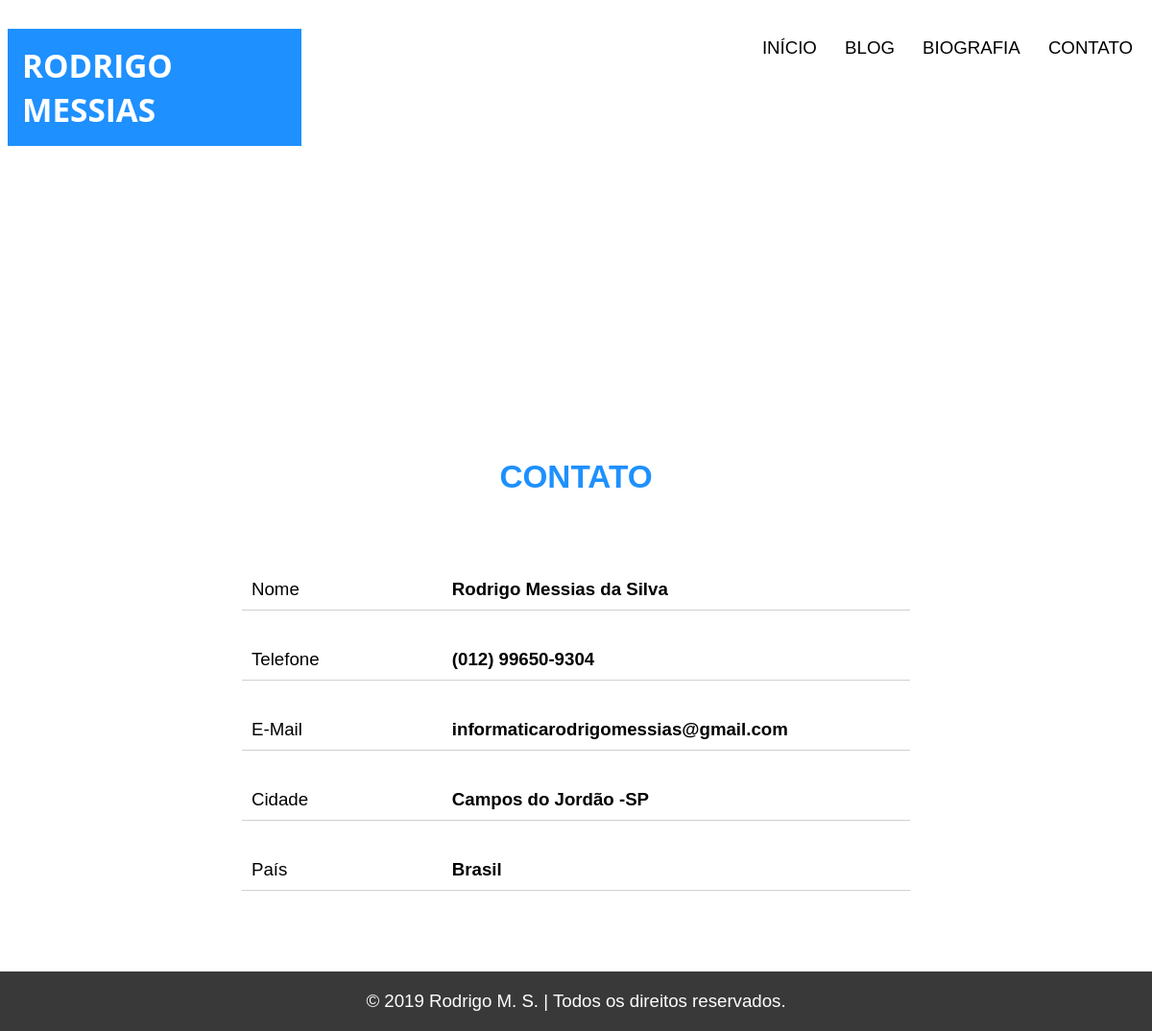
The app's page /contato with its own data.
### blog/models.py (models this page shows, shortened)
class Contato(models.Model):
    name = models.CharField(max_length=50)
    telephone = models.CharField(max_length=20)
    email = models.CharField(max_length=50)
    city = models.CharField(max_length=25)
    country = models.CharField(max_length=20)

### blog/views.py (the view)
# urls.py: path('contato', views.portifolio_contato, name='contato'),
def portifolio_contato(request):
    contato = Contato.objects.filter(id = "1")
    return render(request, 'blog/contato.html',{'contatos': contato})

### blog/templates/blog/contato.html (shortened to what this page needs)
{% load static %}
<!DOCTYPE html>
<html>
<head>
	<link type="text/css" rel="stylesheet" href="{% static 'css/style.css' %}">
	<link type="text/css" rel="stylesheet" href="{% static 'css/fade.css' %}">
	<link type="text/css" rel="stylesheet" href="{% static 'css/input.css' %}">
	<link type="text/css" rel="stylesheet" href="{% static 'css/rotateZoom.css' %}">
</head>
<body>
	<header >
		<hgroup>
			<h1 class="background_blue">RODRIGO MESSIAS</h1>
		</hgroup>
		<nav>
			<ul>
				<li><a href="javascript: changePage('../');">INÍCIO</a></li>
				<li><a href="javascript: changePage('blog');">BLOG</a></li>
				<li><a href="javascript: changePage('biografia');">BIOGRAFIA</a></li>
				<li><a href="javascript: changePage('contato');">CONTATO</a></li>
			</ul>
		</nav>
	</header>
	<br class="clear"/>
	<section>
		<h1 class="font_blue">CONTATO</h1>
		<div class="container0">
			{% for contato in contatos %}
				<div class="content0">
					<span>Nome</span>
				</div>
				<div class="content1">
					<span class="font_bolder">{{contato.name}}</span>
				</div>
				<div class="content0">
					<span>Telefone</span>
				</div>
				<div class="content1">
					<span class="font_bolder">{{contato.telephone}}</span>
				</div>
				<div class="content0">
					<span>E-Mail</span>
				</div>
				<div class="content1">
					<span class="font_bolder">{{contato.email}}</span>
				</div>
				<div class="content0">
					<span>Cidade</span>
				</div>
				<div class="content1">
					<span class="font_bolder">{{contato.city}}</span>
				</div>
				<div class="content0">
					<span>País</span>
				</div>
				<div class="content1">
					<span class="font_bolder">{{contato.country}}</span>
				</div>
			{% endfor %}
		</div>
		<br><br>
	</section>
	<footer class="background_black text_center">
		© 2019 Rodrigo M. S. | Todos os direitos reservados.
	</footer>
</body>
</html>

### blog/static/css/style.css (style rules this page uses)
body { font-family: sans-serif; font-size: 14pt; margin-bottom: 0px; -webkit-animation: fadeIn 0.8s ease-in-out; -moz-animation: fadeIn 0.8s ease-in-out; -o-animation: fadeIn 0.8s ease-in-out; animation: fadeIn 0.8s ease-in-out; opacity: 1; }
header { width: 100%; height: 400px; background-size: 1000px auto; background-position: 100px -200px; background-repeat: no-repeat; }
hgroup { float: left; width: 306px; }
hgroup h1 { font-size: 25pt; padding: 15px; font-family: Open Sans,Trebuchet MS,sans-serif; }
nav { float: right; }
ul { text-transform: uppercase; padding-inline-start: 0px; list-style: none; top: -20px; left: 500px; }
li { display: inline-block; padding: 10px; margin: 2px; }
nav a { color: #000000; text-decoration: none; }
section { padding: 20px; margin-left: -8px; margin-right: -8px; }
section h1 { text-align: center; font-size: 25pt; }
a { color: #1E90FF; text-decoration: none; }
section div { position: relative; padding: 20px; width: 40%; }
.background_black { background-color: #393939; color: white; }
.background_blue { background-color: #1E90FF; color: white; }
.font_blue { color: #1E90FF; }
.font_bolder { font-weight: bolder; }
.text_center { text-align: center; }
.container0 { display: table; clear: both; margin: 0 auto; width: 45%; transition: 0.2s; }
.content0 { float: left; width: calc(30% - 20px); padding: 10px; border-bottom: 1px solid #d0d0d0; padding-top: 40px; padding-top: 40px; }
.content1 { float: left; width: calc(70% - 20px); padding: 10px; border-bottom: 1px solid #d0d0d0; padding-top: 40px; padding-top: 40px; }
footer { padding: 20px; margin-left: -8px; margin-right: -8px; }
@media only screen and (max-width: 1373px) { header { background-size: 705px auto; background-position: 0px 0px; } }
@media only screen and (max-width: 1373px) { .container0 { width: 60%; } }

### records on screen
Contato: name "Rodrigo Messias da Silva", telephone "(012) 99650-9304", email "informaticarodrigomessias@gmail.com", city "Campos do Jordão -SP", country "Brasil"
